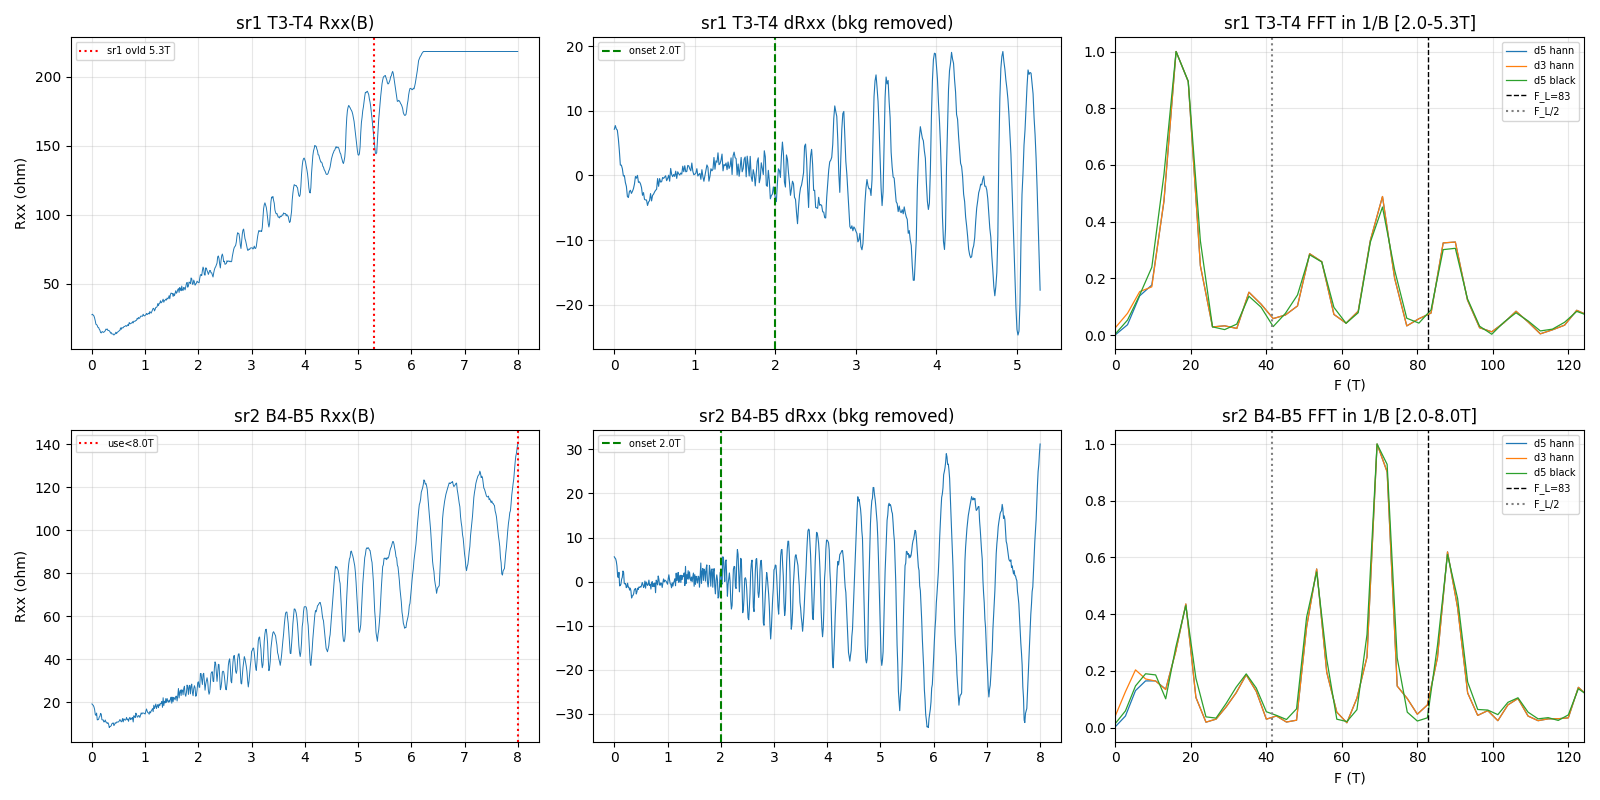

Write the Python code that produced this figure.
import numpy as np, json
import matplotlib; matplotlib.use('Agg')
import matplotlib.pyplot as plt
from scipy.signal import find_peaks
from hera.analysis import open_run, sdh_fft, luttinger_frequency

r = open_run('data/4')
m = json.load(open('data/4/metadata.json'))
Ib = m['measurement_config']['bias_voltage'] / m['measurement_config']['bias_resistor']
B = r.col('magnet_mag'); o = np.argsort(B); B = B[o]
R = {'sr1 T3-T4': (r.col('sr1_X') / Ib)[o], 'sr2 B4-B5': (r.col('sr2_X') / Ib)[o]}
bmax = {'sr1 T3-T4': 5.3, 'sr2 B4-B5': 8.0}      # sr1 overloads >5.44T
FL = luttinger_frequency(8e16)                    # n=+8e12 cm^-2
ONSET = 2.0
print(f'n=+8e12, F_L={FL:.1f} T, F_L/2={FL/2:.1f} T')

fig, ax = plt.subplots(2, 3, figsize=(16, 8))
for i, (nm, Rc) in enumerate(R.items()):
    bm = bmax[nm]; sel = B <= bm
    Bc, Rc2 = B[sel], Rc[sel]
    p = np.polyfit(Bc, Rc2, 5); dR = Rc2 - np.polyval(p, Bc)
    ax[i, 0].plot(B, Rc, lw=.7); ax[i, 0].axvline(bm, color='r', ls=':', label=f'sr1 ovld {bm}T' if i == 0 else f'use<{bm}T')
    ax[i, 0].set_title(f'{nm} Rxx(B)'); ax[i, 0].set_ylabel('Rxx (ohm)'); ax[i, 0].grid(alpha=.3); ax[i, 0].legend(fontsize=7)
    ax[i, 1].plot(Bc, dR, lw=.8); ax[i, 1].axvline(ONSET, color='g', ls='--', label=f'onset {ONSET}T')
    ax[i, 1].set_title(f'{nm} dRxx (bkg removed)'); ax[i, 1].grid(alpha=.3); ax[i, 1].legend(fontsize=7)
    # FFT + stability sweep over [onset, bm]
    for det, win, lab in [(5, 'hann', 'd5 hann'), (3, 'hann', 'd3 hann'), (5, 'blackman', 'd5 black')]:
        f, Sg = sdh_fft(Rc.reshape(-1, 1), B, b_range=(ONSET, bm), detrend=det, window=win, nfft=4096, log=False)
        S = Sg[0]; ax[i, 2].plot(f, S / np.nanmax(S), lw=.9, label=lab)
    ax[i, 2].axvline(FL, color='k', ls='--', lw=1, label=f'F_L={FL:.0f}')
    ax[i, 2].axvline(FL/2, color='gray', ls=':', label='F_L/2')
    ax[i, 2].set_xlim(0, FL*1.5); ax[i, 2].set_title(f'{nm} FFT in 1/B [{ONSET}-{bm}T]'); ax[i, 2].set_xlabel('F (T)')
    ax[i, 2].legend(fontsize=7); ax[i, 2].grid(alpha=.3)
    # peaks (d5 hann)
    f, Sg = sdh_fft(Rc.reshape(-1, 1), B, b_range=(ONSET, bm), detrend=5, window='hann', nfft=4096, log=False)
    S = Sg[0]; band = (f > 4) & (f < FL*1.4); fb, Sb = f[band], S[band]
    pk, _ = find_peaks(Sb, height=0.12*Sb.max(), distance=8)
    pk = pk[np.argsort(Sb[pk])[::-1]][:6]
    pks = sorted(fb[k] for k in pk)
    print(f'[{nm}] B[{ONSET},{bm}] dF={1/(1/ONSET-1/bm):.1f}T  peaks(T): ' +
          ', '.join(f'{fb[k]:.1f}({Sb[k]/Sb.max():.2f})' for k in pk[np.argsort(fb[pk])]))
    print(f'    sum-check: pairs summing to F_L={FL:.0f}? ' +
          ', '.join(f'{a:.0f}+{b:.0f}={a+b:.0f}' for ii,a in enumerate(pks) for b in pks[ii+1:] if abs(a+b-FL)<8))
plt.tight_layout(); plt.savefig('hera_scratch/ana_spotA.png', dpi=100)
print('saved hera_scratch/ana_spotA.png')
